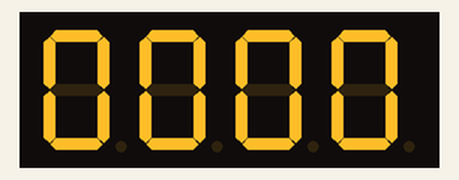
Recording of a sketch running on a simulated Arduino Uno, built with avr-gcc and run on an emulated ATmega328P. Parts: 4-digit seven-segment display. Wiring (inferred from the names in the program): 4-digit 7-segment display, segments lit when HIGH: segments pin 2, pin 3, pin 4, pin 5, pin 6, pin 7, pin 8, pin 9; digit selects pin 13, pin 12, pin 11, pin 10. The segment pins are drawn as the display they are named for.

Above: at 0.1 s.
At 1.1 s:
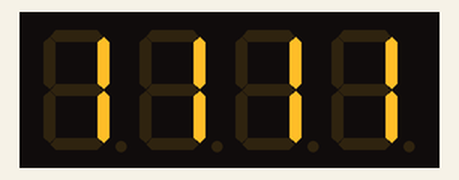
At 2.1 s:
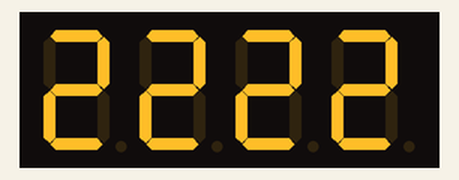
At 4.1 s:
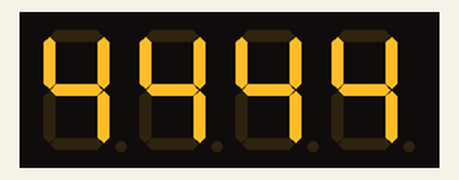
At 6.2 s:
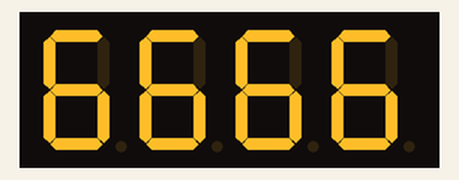
At 8.2 s:
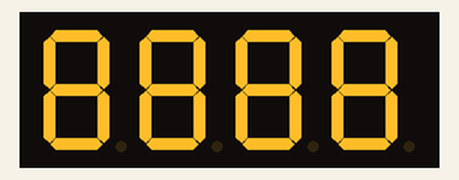

The sketch:

ex_4_5_2_start.ino
```cpp
/*
 예제 4.5.2
 4-digit FND에 1초마다 증가하는 0~9999 숫자 표시하기
*/

// 0~9까지 LED 표시를 위한 상수
const byte number[10] = {
  //dot  gfedcba
  B00111111,	//0
  B00000110,	//1
  B01011011,	//2
  B01001111,	//3
  B01100110,	//4
  B01101101,	//5
  B01111101,	//6
  B00000111,	//7
  B01111111,	//8
  B01101111,	//9
};

// 4개의 digit에 연결된 핀 설정
const byte digitNumber[4] = {13, 12, 11, 10};

// 표시할 숫자 변수
int count = 0;

// 각 자릿수를 저장하기 위한 변수
int value[4];

// 4개의 digit에 각각 다른 숫자를 표시하기 위해 사용하는 변수
int digitSelect = 1;

// 시간을 측정하는데 사용되는 변수
long sampleTime;
int count5ms;

void setup()
{
  // 2~9번 핀을 a b c d e f g dot 의 순서로 사용한다.
  // 10~13번 핀을 Digit 1~4 의 순서로 사용한다.
  for(int i = 2; i <= 13; ++i){
    pinMode(i,OUTPUT);// 2~13번핀을 출력으로 설정한다.
  };

  // 4 digit와 연결된 10~13번핀에 모두 HIGH 신호를 줘서
  // 소등시킨다.
  for(int i = 10; i <= 13; ++i){
    digitalWrite(i,HIGH);
  };

}

void loop()
{
  // 현재 시간을 저장한다.
  sampleTime = millis();

  // count 변수값을 FND에 출력한다.
  fndDisplay(digitSelect, value[digitSelect-1]);
  ++digitSelect;
  if(digitSelect >=5) digitSelect = 1;


  // count 변수값이 0~9999의 범위를 갖도록한다.
  if(count >= 9999)  count = 0;
  else{
    // 앞서 저장한 시간에서 현재까지의 시간이 5ms일 경우에 다음 명령어를 실행한다.
    while(millis()-sampleTime < 5);

    ++count5ms;
    if(count5ms > 200){  //
      // 5ms * 100 = 1s 가 되었을 때 count를 하나 올려준다
      ++count;

      // 변수를 각 자릿수로 나눈다
      value[3] = count / 1000;
      value[2] = (count - (value[3]*1000)) / 100;
      value[1] = (count - (value[3]*1000) - (value[2]*100) ) / 10;
      value[0] = count - (value[3]*1000) - (value[2]*100) - (value[1]*10);

      count5ms = 0;
    };
  }
}

// LED 켜는 루틴
void fndDisplay(int digit, int displayValue){
  // bitValue 변수를 선언한다.
  boolean bitValue;

  // 4 digit와 연결된 10~13번핀에 모두 HIGH 신호를 줘서 소등시킨다.
  for(int i=1; i<=4; ++i){
    digitalWrite(digitNumber[i-1], HIGH);
  };

  // FND에 원하는 숫자를 표시한다.
  for(int i=0; i<=7; ++i){
  // number 상수의 하나의 비트값을 읽는다.
    bitValue = bitRead(number[displayValue],i);
  // 앞서 읽은 비트값을 2~9번핀에 출력시킨다.
    digitalWrite(i+2, bitValue);
  };

  // 4 digit중 표시를 원하는 digit만 켠다
  for(int i=1; i<=4; ++i){
    // 표시하기 원하는 자릿수는 LOW신호를 주어 켜고 나머진 OFF시킨다.
    if(digit == 1) digitalWrite(digitNumber[i-1],LOW);
    else digitalWrite(digitNumber[i-1],HIGH);

  };
}
```

Measured:
- by itself, everything shown: repeats every 10.1 s, in 10 steps
- what the display in image 0 shows lasts 1.1 s, from 0.0 s to 1.1 s
